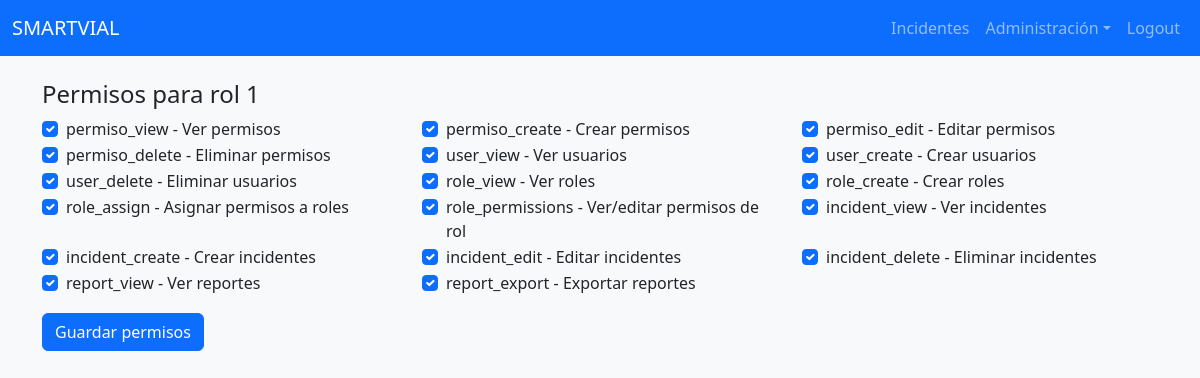
The app's page /public/?c=role&a=permissions&id=1 (signed in) with its own data.
### tables this page shows
CREATE TABLE permisos (
  id INT AUTO_INCREMENT PRIMARY KEY,
  clave VARCHAR(100) NOT NULL,
  descripcion VARCHAR(255)
);

### app/controllers/RoleController.php (called while the page is built, shortened)
<?php
require_once __DIR__ . '/../Model.php';
require_once __DIR__ . '/../config.php';
class RoleController
{
    public function permissions()
    {
        $role_id = $_GET['id'] ?? null;
        $m = new Model();
        $all = [];
        $res = $m->query('SELECT id,clave,descripcion FROM permisos ORDER BY id');
        while ($r = $res->fetch_assoc()) $all[] = $r;
        $assigned = [];
        if ($role_id) {
            $res2 = $m->query('SELECT permiso_id FROM roles_permisos WHERE role_id = ?', 'i', [$role_id]);
            while ($r = $res2->fetch_assoc()) $assigned[] = $r['permiso_id'];
        }
        require __DIR__ . '/../../views/roles/permissions.php';
    }
}

### app/config.php (called while the page is built, shortened)
<?php
function getDb()
{
    $mysqli = new mysqli(DB_HOST, DB_USER, DB_PASS, DB_NAME);
    $mysqli->set_charset(DB_CHARSET);
    return $mysqli;
}
function e($s) { return htmlspecialchars($s, ENT_QUOTES, 'UTF-8'); }

### app/Model.php (called while the page is built, shortened)
<?php
require_once __DIR__ . '/config.php';
class Model
{
    protected $db;
    public function __construct()
    {
        $this->db = getDb();
    }
    public function query($sql, $types = null, $params = [])
    {
        $stmt = $this->db->prepare($sql);
        if ($types && $params) {
            $stmt->bind_param($types, ...$params);
        }
        $stmt->execute();
        $res = $stmt->get_result();
        return $res;
    }
}

### views/roles/permissions.php (the view, shortened to what this page needs)
<?php require __DIR__ . '/../layout/header.php'; ?>
<h4>Permisos para rol <?= e($_GET['id'] ?? '') ?></h4>
<form method="post" action="?c=role&a=savePermissions">
  <div class="row">
    <?php foreach($all as $p): ?>
    <div class="col-md-4">
      <div class="form-check">
        <input class="form-check-input" type="checkbox" name="permisos[]" value="<?= $p['id'] ?>" id="p<?= $p['id'] ?>" <?= in_array($p['id'],$assigned) ? 'checked' : '' ?>>
        <label class="form-check-label" for="p<?= $p['id'] ?>"><?= e($p['clave']) ?> - <?= e($p['descripcion']) ?></label>
      </div>
    </div>
    <?php endforeach; ?>
  </div>
  <button class="btn btn-primary mt-3">Guardar permisos</button>
</form>
<?php require __DIR__ . '/../layout/footer.php'; ?>

### assets/css/style.css (style rules this page uses)
body { background:#f8f9fa }

### records on screen
permisos: id "☑", clave "permiso_view", descripcion "Ver permisos"
permisos: id "☑", clave "permiso_create", descripcion "Crear permisos"
permisos: id "☑", clave "permiso_edit", descripcion "Editar permisos"
permisos: id "☑", clave "permiso_delete", descripcion "Eliminar permisos"
permisos: id "☑", clave "user_view", descripcion "Ver usuarios"
permisos: id "☑", clave "user_create", descripcion "Crear usuarios"
permisos: id "☑", clave "user_delete", descripcion "Eliminar usuarios"
permisos: id "☑", clave "role_view", descripcion "Ver roles"
permisos: id "☑", clave "role_create", descripcion "Crear roles"
permisos: id "☑", clave "role_assign", descripcion "Asignar permisos a roles"
permisos: id "☑", clave "role_permissions", descripcion "Ver/editar permisos de rol"
permisos: id "☑", clave "incident_view", descripcion "Ver incidentes"
permisos: id "☑", clave "incident_create", descripcion "Crear incidentes"
permisos: id "☑", clave "incident_edit", descripcion "Editar incidentes"
permisos: id "☑", clave "incident_delete", descripcion "Eliminar incidentes"
permisos: id "☑", clave "report_view", descripcion "Ver reportes"
permisos: id "☑", clave "report_export", descripcion "Exportar reportes"

### other values on screen
$_GET['id'] "1"
